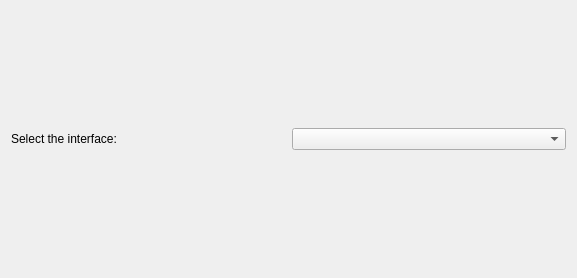
<?xml version="1.0" encoding="UTF-8"?>
<ui version="4.0">
 <class>Form</class>
 <widget class="QWidget" name="Form">
  <property name="geometry">
   <rect>
    <x>0</x>
    <y>0</y>
    <width>577</width>
    <height>278</height>
   </rect>
  </property>
  <property name="windowTitle">
   <string>Form</string>
  </property>
  <layout class="QGridLayout" name="gridLayout">
   <item row="0" column="0">
    <layout class="QHBoxLayout" name="horizontalLayout_2">
     <item>
      <widget class="QLabel" name="label_2">
       <property name="text">
        <string>Select the interface:</string>
       </property>
      </widget>
     </item>
     <item>
      <widget class="QComboBox" name="interfacesList_2"/>
     </item>
    </layout>
   </item>
  </layout>
 </widget>
 <resources/>
 <connections/>
</ui>
